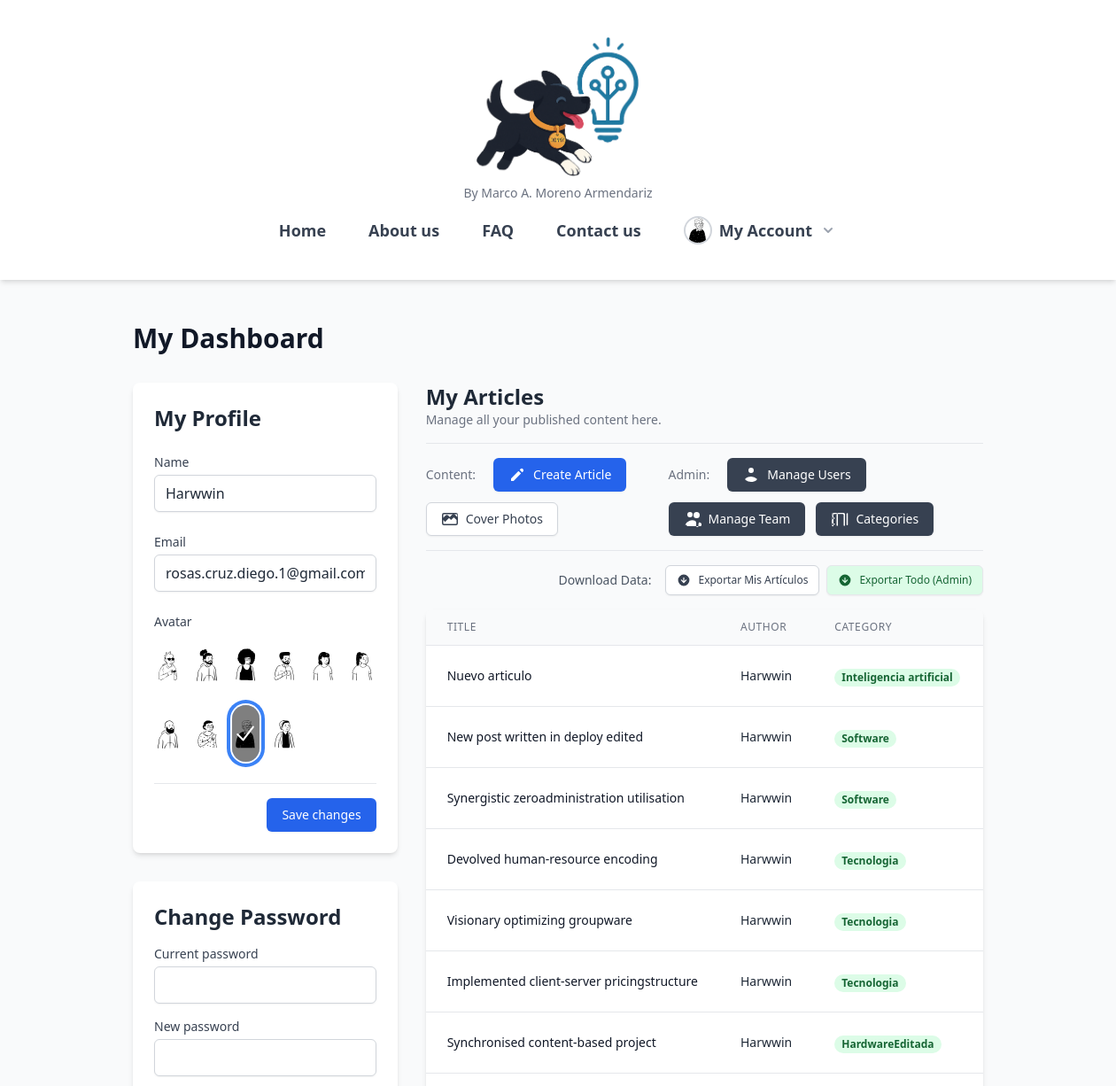
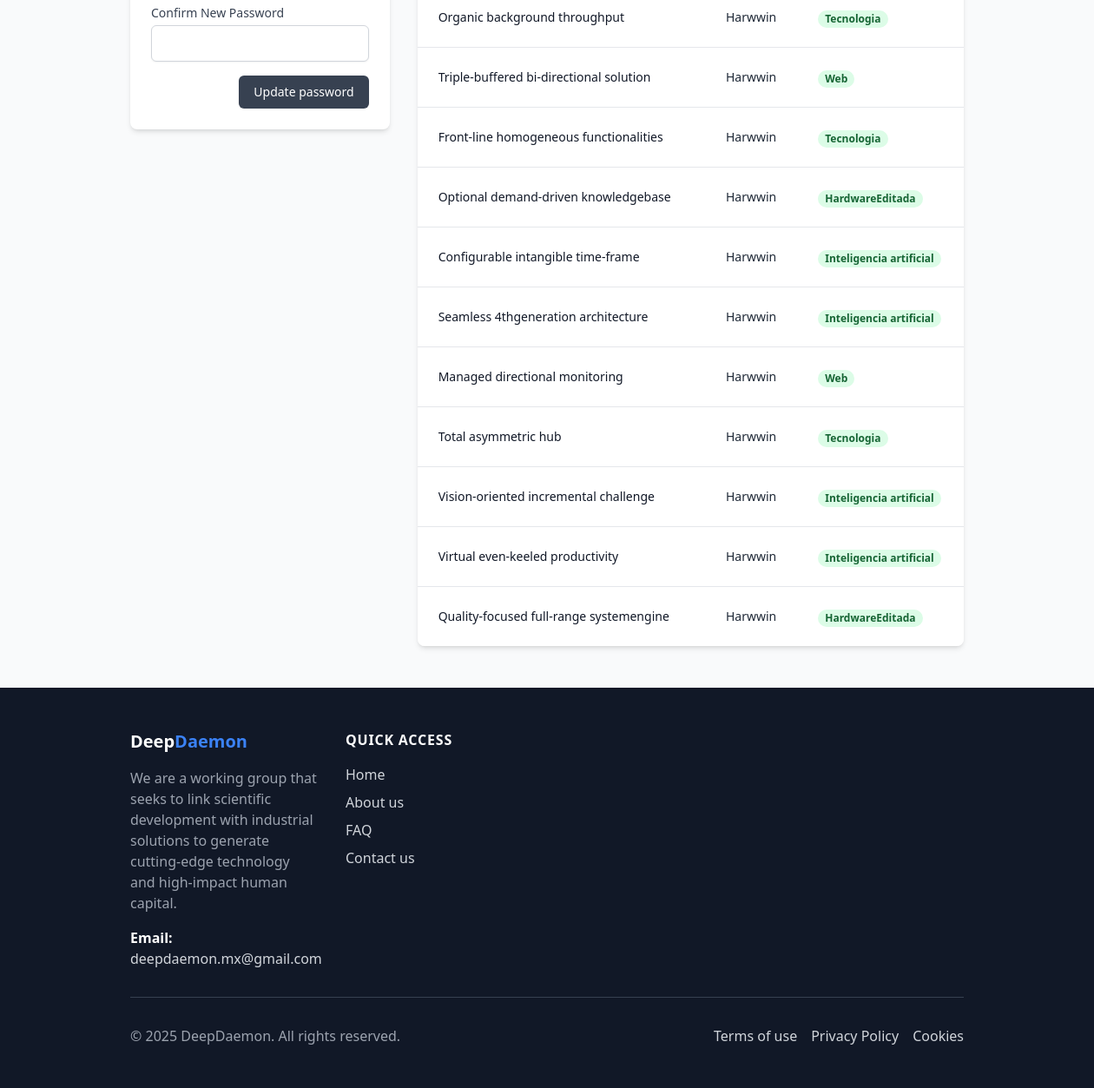
Screenshot of /blogging/dashboard.php (signed in) with the database file from the repository (2 pictures, top to bottom).
### tables this page shows
CREATE TABLE `usuarios` (
  `id` int(11) NOT NULL,
  `nombre` varchar(100) NOT NULL,
  `correo` varchar(150) NOT NULL,
  `contrasena` varchar(255) NOT NULL,
  `rol` enum('admin','usuario') DEFAULT 'usuario',
  `avatar` varchar(255) DEFAULT NULL,
  `reset_token` varchar(255) DEFAULT NULL,
  `reset_token_expires_at` datetime DEFAULT NULL
);

CREATE TABLE `articulos` (
  `id` int(11) NOT NULL,
  `titulo` varchar(255) NOT NULL,
  `contenido` longtext NOT NULL,
  `imagen_destacada` varchar(255) DEFAULT NULL,
  `categoria_id` int(10) UNSIGNED DEFAULT NULL,
  `visitas` int(11) DEFAULT 0,
  `fecha_publicacion` datetime DEFAULT current_timestamp(),
  `autor_id` int(11) DEFAULT NULL
);

### blogging/dashboard.php (the view, shortened to what this page needs)
<?php
require_once __DIR__ . '/../config/conexion.php';
$user_id = $_SESSION['user_id'];
$default_avatars = [
    'avatar1.svg', 'avatar2.svg', 'avatar3.svg', 'avatar4.svg', 'avatar5.svg',
    'avatar6.svg', 'avatar7.svg', 'avatar8.svg', 'avatar9.svg', 'avatar10.svg'
];
$sql_user = "SELECT nombre, correo, avatar FROM usuarios WHERE id = ?";
$stmt_user_fetch = $conn->prepare($sql_user);
$stmt_user_fetch->bind_param("i", $user_id);
$stmt_user_fetch->execute();
$user_data = $stmt_user_fetch->get_result()->fetch_assoc();
$user_rol = $_SESSION['user_rol'];
$articulos = [];
$sql_articles = "SELECT
                    a.id,
                    a.titulo,
                    a.visitas,
                    a.fecha_publicacion,
                    IFNULL(c.nombre, 'No category') AS categoria_nombre,
                    u.nombre AS autor_nombre
                 FROM
                    articulos a
                 LEFT JOIN
                    categorias c ON a.categoria_id = c.id
                 LEFT JOIN
                    usuarios u ON a.autor_id = u.id";
$sql_articles .= " ORDER BY a.fecha_publicacion DESC";
if ($stmt_articles = $conn->prepare($sql_articles)) {
    $stmt_articles->execute();
    $result = $stmt_articles->get_result();
    if ($result->num_rows > 0) {
        while ($row = $result->fetch_assoc()) {
            $articulos[] = $row;
        }
    }
}
require_once __DIR__ . '/../homepage/_header.php';
?>
<div class="container mx-auto px-4 sm:px-6 lg:px-8 py-12">
    <h1 class="text-3xl font-bold text-gray-900 mb-8">My Dashboard</h1>
    <div class="grid grid-cols-1 lg:grid-cols-3 gap-8">
        <div class="lg:col-span-1 space-y-8">
            <div class="bg-white p-6 rounded-lg shadow-md">
                <h2 class="text-2xl font-semibold text-gray-800 mb-4">My Profile</h2>
                <form action="dashboard.php" method="POST" class="space-y-6"
                      x-data="{ selectedAvatar: '<?php echo htmlspecialchars($user_data['avatar'] ?? ''); ?>' }">
                    <div>
                        <label for="nombre" class="block text-sm font-medium text-gray-700">Name</label>
                        <input type="text" name="nombre" id="nombre" value="<?php echo htmlspecialchars($user_data['nombre']); ?>" class="mt-1 block w-full px-3 py-2 border border-gray-300 rounded-md shadow-sm focus:ring-primary-500 focus:border-primary-500">
                    </div>
                    <div>
                        <label for="correo" class="block text-sm font-medium text-gray-700">Email</label>
                        <input type="email" name="correo" id="correo" value="<?php echo htmlspecialchars($user_data['correo']); ?>" class="mt-1 block w-full px-3 py-2 border border-gray-300 rounded-md shadow-sm focus:ring-primary-500 focus:border-primary-500">
                    </div>
                    <div>
                        <label class="block text-sm font-medium text-gray-700">Avatar</label>
                        <div class="mt-2 grid grid-cols-4 sm:grid-cols-6 gap-3">
                            <?php foreach($default_avatars as $avatar_file): ?>
                                <button type="button" @click="selectedAvatar = '<?php echo $avatar_file; ?>'"
                                        :class="{ 'ring-4 ring-primary-500 ring-offset-2': selectedAvatar === '<?php echo $avatar_file; ?>' }"
                                        class="relative rounded-full focus:outline-none transition-all duration-150"
                                        title="<?php echo ucfirst(str_replace(['.svg', '-'], ' ', $avatar_file)); ?>">
                                    <img class="h-16 w-16 rounded-full" src="/assets/img/avatars/<?php echo $avatar_file; ?>" alt="Avatar option">
                                    <div x-show="selectedAvatar === '<?php echo $avatar_file; ?>'" class="absolute inset-0 bg-black bg-opacity-50 rounded-full flex items-center justify-center">
                                        <svg class="h-7 w-7 text-white" fill="currentColor" viewBox="0 0 20 20">
                                            <path fill-rule="evenodd" d="M16.704 4.153a.75.75 0 01.143 1.052l-8 10.5a.75.75 0 01-1.127.075l-4.5-4.5a.75.75 0 011.06-1.06l3.894 3.893 7.48-9.817a.75.75 0 011.052-.143z" clip-rule="evenodd" />
                                        </svg>
                                    </div>
                                </button>
                            <?php endforeach; ?>
                        </div>
                    </div>
                    <div class="text-right pt-4 border-t">
                        <button type="submit" class="inline-flex justify-center py-2 px-4 border border-transparent shadow-sm text-sm font-medium rounded-md text-white bg-primary-600 hover:bg-primary-700">Save changes</button>
                    </div>
                </form>
            </div>
            <div class="bg-white p-6 rounded-lg shadow-md">
                <h2 class="text-2xl font-semibold text-gray-800 mb-4">Change Password</h2>
                <form action="dashboard.php" method="POST" class="space-y-4">
                    <div>
                        <label for="current_password" class="block text-sm font-medium text-gray-700">Current password</label>
                        <input type="password" name="current_password" id="current_password" class="mt-1 block w-full px-3 py-2 border border-gray-300 rounded-md shadow-sm focus:ring-primary-500 focus:border-primary-500" required>
                    </div>
                    <div>
                        <label for="new_password" class="block text-sm font-medium text-gray-700">New password</label>
                        <input type="password" name="new_password" id="new_password" class="mt-1 block w-full px-3 py-2 border border-gray-300 rounded-md shadow-sm focus:ring-primary-500 focus:border-primary-500" required minlength="8">
                    </div>
                    <div>
                        <label for="confirm_password" class="block text-sm font-medium text-gray-700">Confirm New Password</label>
                        <input type="password" name="confirm_password" id="confirm_password" class="mt-1 block w-full px-3 py-2 border border-gray-300 rounded-md shadow-sm focus:ring-primary-500 focus:border-primary-500" required>
                    </div>
                    <div class="text-right">
                        <button type="submit" class="inline-flex justify-center py-2 px-4 border border-transparent shadow-sm text-sm font-medium rounded-md text-white bg-gray-700 hover:bg-gray-800">Update password</button>
                    </div>
                </form>
            </div>
        </div>
        <div class="lg:col-span-2">
            <div class="space-y-4">
                <div class="space-y-4">
                    <div class="flex flex-col sm:flex-row justify-between items-start sm:items-center">
                        <div>
                            <h2 class="text-2xl font-semibold text-gray-800">My Articles</h2>
                            <p class="text-sm text-gray-500">Manage all your published content here.</p>
                        </div>
                    </div>
                    <div class="flex flex-col sm:flex-row sm:items-center sm:justify-between gap-4 border-t border-gray-200 pt-4">
                        <div class="flex items-center flex-wrap gap-3">
                            <span class="text-sm font-medium text-gray-500 mr-2">Content:</span>
                            <a href="/blogging/write_blog.php"
                               class="inline-flex items-center gap-x-2 px-4 py-2 bg-primary-600 border border-transparent rounded-md shadow-sm text-sm font-medium text-white hover:bg-primary-700 focus:outline-none focus:ring-2 focus:ring-offset-2 focus:ring-primary-500 transition-colors">
                                <svg class="h-5 w-5" xmlns="http://www.w3.org/2000/svg" viewBox="0 0 20 20" fill="currentColor">
                                  <path d="M13.586 3.586a2 2 0 112.828 2.828l-.793.793-2.828-2.828.793-.793zM11.379 5.793L3 14.172V17h2.828l8.38-8.379-2.83-2.828z" />
                                </svg>
                                Create Article
                            </a>
                            <?php if ($_SESSION['user_rol'] === 'admin'): ?>
                            <a href="/blogging/manage_covers.php"
                               class="inline-flex items-center gap-x-2 px-4 py-2 bg-white border border-gray-300 rounded-md shadow-sm text-sm font-medium text-gray-700 hover:bg-gray-50 transition-colors">
                                Cover Photos
                            </a>
                            <?php endif; ?>
                        </div>
                        <?php if ($_SESSION['user_rol'] === 'admin'): ?>
                        <div class="flex items-center flex-wrap gap-3">
                            <span class="text-sm font-medium text-gray-500 mr-2">Admin:</span>
                            <a href="/blogging/manage_users.php"
                               class="inline-flex items-center gap-x-2 px-4 py-2 bg-gray-700 border border-transparent rounded-md shadow-sm text-sm font-medium text-white hover:bg-gray-800 transition-colors">
                                <svg class="h-5 w-5" xmlns="http://www.w3.org/2000/svg" viewBox="0 0 20 20" fill="currentColor">
                                  <path d="M10 8a3 3 0 100-6 3 3 0 000 6zM3.465 14.493a1.23 1.23 0 00.41 1.412A9.957 9.957 0 0010 18c2.31 0 4.438-.784 6.131-2.095a1.23 1.23 0 00.41-1.412A9.994 9.994 0 0010 12c-2.31 0-4.438.784-6.131 2.095z" />
                                </svg>
                                Manage Users
                            </a>
                            <a href="/blogging/manage_team.php"
                               class="inline-flex items-center gap-x-2 px-4 py-2 bg-gray-700 border border-transparent rounded-md shadow-sm text-sm font-medium text-white hover:bg-gray-800 transition-colors">
                                Manage Team
                            </a>
                            <a href="/blogging/manage_categories.php"
                               class="inline-flex items-center gap-x-2 px-4 py-2 bg-gray-700 border border-transparent rounded-md shadow-sm text-sm font-medium text-white hover:bg-gray-800 transition-colors">
                                Categories
                            </a>
                        </div>
                        <?php endif; ?>
                    </div>
                </div>
                <div class="flex flex-col sm:flex-row justify-end items-start sm:items-center gap-4 border-t border-gray-200 pt-4">
                    <span class="text-sm font-medium text-gray-600">Download Data:</span>
                    <div class="flex items-center space-x-2">
                        <a href="/blogging/export_csv.php?type=my_posts"
                           class="inline-flex items-center gap-x-2 px-3 py-2 bg-white border border-gray-300 rounded-md shadow-sm text-xs font-medium text-gray-700 hover:bg-gray-50 transition-colors"
                           title="Descargar mis artículos como CSV">
                            Exportar Mis Artículos
                        </a>
                        <?php if ($_SESSION['user_rol'] === 'admin'): ?>
                        <a href="/blogging/export_csv.php?type=all_posts"
                           class="inline-flex items-center gap-x-2 px-3 py-2 bg-green-100 border border-green-200 rounded-md shadow-sm text-xs font-medium text-green-800 hover:bg-green-200 transition-colors"
                           title="Download all articles from the database as CSV">
                            Exportar Todo (Admin)
                        </a>
                        <?php endif; ?>
                    </div>
            </div>
            <div class="bg-white shadow-md rounded-lg overflow-hidden">
                <div class="overflow-x-auto">
                    <table class="min-w-full w-full divide-y divide-gray-200">
                        <thead class="bg-gray-50">
                            <tr>
                                <th scope="col" class="px-6 py-3 text-left text-xs font-medium text-gray-500 uppercase tracking-wider">Title</th>
                                <?php if ($user_rol === 'admin'): ?>
                                <th scope="col" class="px-6 py-3 text-left text-xs font-medium text-gray-500 uppercase tracking-wider hidden md:table-cell">Author</th>
                                <?php endif; ?>
                                <th scope="col" class="px-6 py-3 text-left text-xs font-medium text-gray-500 uppercase tracking-wider hidden sm:table-cell">Category</th>
                                <th scope="col" class="px-6 py-3 text-left text-xs font-medium text-gray-500 uppercase tracking-wider hidden md:table-cell">Views</th>
                            </tr>
                        </thead>
                        <tbody class="bg-white divide-y divide-gray-200">
                            <?php if (empty($articulos)): ?>
                                <tr>
                                    <td colspan="4" class="px-6 py-12 text-center text-gray-500">
                                        You haven't published any articles yet. Create the first one!
                                    </td>
                                </tr>
                            <?php else: ?>
                                <?php foreach ($articulos as $articulo): ?>
                                    <tr>
                                        <td class="px-6 py-4">
                                            <div class="text-sm font-medium text-gray-900 truncate">
                                                <a href="/blogging/single-post.php?id=<?php echo $articulo['id']; ?>"
                                                   class="hover:underline hover:text-indigo-600 transition-colors"
                                                   target="_blank"
                                                   title="View post: <?php echo htmlspecialchars($articulo['titulo']); ?>">
                                                    <?php echo htmlspecialchars($articulo['titulo']); ?>
                                                </a>
                                                </div>
                                        </td>
                                        <?php if ($user_rol === 'admin'): ?>
                                        <td class="px-6 py-4 whitespace-nowrap hidden md:table-cell">
                                            <div class="text-sm text-gray-800"><?php echo htmlspecialchars($articulo['autor_nombre'] ?? 'N/A'); ?></div>
                                        </td>
                                        <?php endif; ?>
                                        <td class="px-6 py-4 whitespace-nowrap hidden sm:table-cell">
                                            <span class="px-2 inline-flex text-xs leading-5 font-semibold rounded-full bg-green-100 text-green-800"><?php echo htmlspecialchars($articulo['categoria_nombre'] ?? 'Sin categoría'); ?></span>
                                        </td>
                                        <td class="px-6 py-4 whitespace-nowrap text-sm text-gray-500 hidden md:table-cell">
                                        </td>
                                    </tr>
                                <?php endforeach; ?>
                            <?php endif; ?>
                        </tbody>
                    </table>
                </div>
            </div>
        </div>
    </div>
</div>
<?php
require_once __DIR__ . '/../homepage/_footer.php';
?>

### rows the page displays
usuarios: nombre "Harwwin", correo "rosas.cruz.diego.1@gmail.com"
articulos: titulo "Nuevo articulo", autor.nombre "Harwwin", categoria_nombre "Inteligencia artificial"
articulos: titulo "New post written in deploy edited", autor.nombre "Harwwin", categoria_nombre "Software"
articulos: titulo "Synergistic zeroadministration utilisation", autor.nombre "Harwwin", categoria_nombre "Software"
articulos: titulo "Devolved human-resource encoding", autor.nombre "Harwwin", categoria_nombre "Tecnologia"
articulos: titulo "Visionary optimizing groupware", autor.nombre "Harwwin", categoria_nombre "Tecnologia"
articulos: titulo "Implemented client-server pricingstructure", autor.nombre "Harwwin", categoria_nombre "Tecnologia"
articulos: titulo "Synchronised content-based project", autor.nombre "Harwwin", categoria_nombre "HardwareEditada"
articulos: titulo "Organic background throughput", autor.nombre "Harwwin", categoria_nombre "Tecnologia"
articulos: titulo "Triple-buffered bi-directional solution", autor.nombre "Harwwin", categoria_nombre "Web"
articulos: titulo "Front-line homogeneous functionalities", autor.nombre "Harwwin", categoria_nombre "Tecnologia"
articulos: titulo "Optional demand-driven knowledgebase", autor.nombre "Harwwin", categoria_nombre "HardwareEditada"
articulos: titulo "Configurable intangible time-frame", autor.nombre "Harwwin", categoria_nombre "Inteligencia artificial"
articulos: titulo "Seamless 4thgeneration architecture", autor.nombre "Harwwin", categoria_nombre "Inteligencia artificial"
articulos: titulo "Managed directional monitoring", autor.nombre "Harwwin", categoria_nombre "Web"
articulos: titulo "Total asymmetric hub", autor.nombre "Harwwin", categoria_nombre "Tecnologia"
articulos: titulo "Vision-oriented incremental challenge", autor.nombre "Harwwin", categoria_nombre "Inteligencia artificial"
articulos: titulo "Virtual even-keeled productivity", autor.nombre "Harwwin", categoria_nombre "Inteligencia artificial"
articulos: titulo "Quality-focused full-range systemengine", autor.nombre "Harwwin", categoria_nombre "HardwareEditada"
